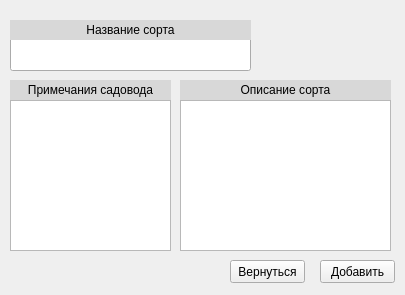
<?xml version="1.0" encoding="UTF-8"?>
<ui version="4.0">
 <class>Form</class>
 <widget class="QWidget" name="Form">
  <property name="geometry">
   <rect>
    <x>0</x>
    <y>0</y>
    <width>405</width>
    <height>295</height>
   </rect>
  </property>
  <property name="windowTitle">
   <string>Form</string>
  </property>
  <widget class="QLineEdit" name="name_of_sort">
   <property name="geometry">
    <rect>
     <x>10</x>
     <y>20</y>
     <width>241</width>
     <height>51</height>
    </rect>
   </property>
  </widget>
  <widget class="QPushButton" name="addButton">
   <property name="geometry">
    <rect>
     <x>320</x>
     <y>260</y>
     <width>75</width>
     <height>23</height>
    </rect>
   </property>
   <property name="text">
    <string>Добавить</string>
   </property>
  </widget>
  <widget class="QLabel" name="label">
   <property name="geometry">
    <rect>
     <x>10</x>
     <y>20</y>
     <width>241</width>
     <height>16</height>
    </rect>
   </property>
   <property name="styleSheet">
    <string notr="true">background-color :rgb(216, 216, 216);</string>
   </property>
   <property name="text">
    <string>&lt;html&gt;&lt;head/&gt;&lt;body&gt;&lt;p align=&quot;center&quot;&gt;Название сорта&lt;/p&gt;&lt;/body&gt;&lt;/html&gt;</string>
   </property>
  </widget>
  <widget class="QPlainTextEdit" name="note">
   <property name="geometry">
    <rect>
     <x>10</x>
     <y>100</y>
     <width>161</width>
     <height>151</height>
    </rect>
   </property>
  </widget>
  <widget class="QLabel" name="label_2">
   <property name="geometry">
    <rect>
     <x>10</x>
     <y>80</y>
     <width>161</width>
     <height>20</height>
    </rect>
   </property>
   <property name="styleSheet">
    <string notr="true">background-color :rgb(216, 216, 216);</string>
   </property>
   <property name="text">
    <string>&lt;html&gt;&lt;head/&gt;&lt;body&gt;&lt;p align=&quot;center&quot;&gt;Примечания садовода&lt;/p&gt;&lt;/body&gt;&lt;/html&gt;</string>
   </property>
  </widget>
  <widget class="QLabel" name="label_3">
   <property name="geometry">
    <rect>
     <x>180</x>
     <y>80</y>
     <width>211</width>
     <height>21</height>
    </rect>
   </property>
   <property name="styleSheet">
    <string notr="true">background-color :rgb(216, 216, 216);</string>
   </property>
   <property name="text">
    <string>&lt;html&gt;&lt;head/&gt;&lt;body&gt;&lt;p align=&quot;center&quot;&gt;Описание сорта&lt;/p&gt;&lt;/body&gt;&lt;/html&gt;</string>
   </property>
  </widget>
  <widget class="QPlainTextEdit" name="description">
   <property name="geometry">
    <rect>
     <x>180</x>
     <y>100</y>
     <width>211</width>
     <height>151</height>
    </rect>
   </property>
  </widget>
  <widget class="QLabel" name="label_5">
   <property name="geometry">
    <rect>
     <x>10</x>
     <y>20</y>
     <width>241</width>
     <height>20</height>
    </rect>
   </property>
   <property name="styleSheet">
    <string notr="true">background-color :rgb(216, 216, 216);</string>
   </property>
   <property name="text">
    <string>&lt;html&gt;&lt;head/&gt;&lt;body&gt;&lt;p align=&quot;center&quot;&gt;Название сорта&lt;/p&gt;&lt;/body&gt;&lt;/html&gt;</string>
   </property>
  </widget>
  <widget class="QPushButton" name="cancel">
   <property name="geometry">
    <rect>
     <x>230</x>
     <y>260</y>
     <width>75</width>
     <height>23</height>
    </rect>
   </property>
   <property name="text">
    <string>Вернуться</string>
   </property>
  </widget>
 </widget>
 <resources/>
 <connections/>
</ui>
